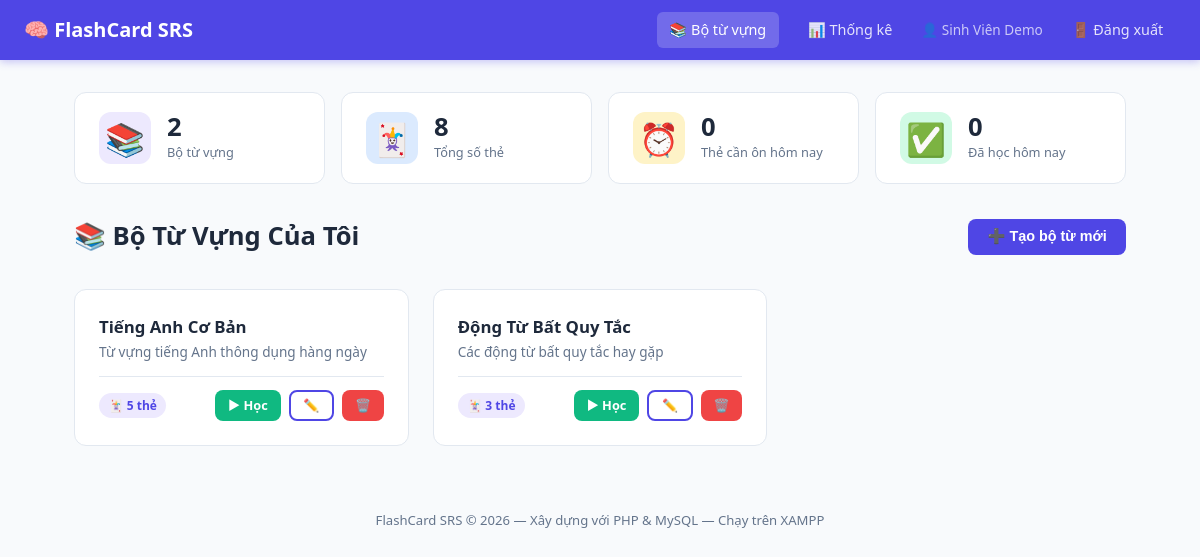
The app's page /dashboard.php (signed in) with its own data.
### tables this page shows
CREATE TABLE Vocabulary_Sets (
    set_id      INT AUTO_INCREMENT PRIMARY KEY,
    user_id     INT NOT NULL,
    title       VARCHAR(200) NOT NULL,
    description TEXT,
    created_at  DATETIME DEFAULT CURRENT_TIMESTAMP,
    FOREIGN KEY (user_id) REFERENCES Users(user_id) ON DELETE CASCADE
);

### dashboard.php (the view, shortened to what this page needs)
<?php
$db        = getDB();
$userId    = $_SESSION['user_id'];
$stmt = $db->prepare("
    SELECT vs.*, COUNT(f.card_id) AS card_count
    FROM Vocabulary_Sets vs
    LEFT JOIN Flashcards f ON f.set_id = vs.set_id
    WHERE vs.user_id = ?
    GROUP BY vs.set_id
    ORDER BY vs.created_at DESC
");
$stmt->execute([$userId]);
$sets = $stmt->fetchAll();
$stmtDue = $db->prepare("
    SELECT COUNT(*) AS due_count
    FROM SRS_Schedule s
    JOIN Flashcards f ON f.card_id = s.card_id
    JOIN Vocabulary_Sets vs ON vs.set_id = f.set_id
    WHERE s.user_id = ? AND s.next_review_date <= CURDATE()
");
$stmtDue->execute([$userId]);
$dueCount = $stmtDue->fetch()['due_count'];
$stmtCards = $db->prepare("
    SELECT COUNT(*) AS total
    FROM Flashcards f
    JOIN Vocabulary_Sets vs ON vs.set_id = f.set_id
    WHERE vs.user_id = ?
");
$stmtCards->execute([$userId]);
$totalCards = $stmtCards->fetch()['total'];
$stmtToday = $db->prepare("
    SELECT COUNT(*) AS today
    FROM Study_History
    WHERE user_id = ? AND DATE(reviewed_at) = CURDATE()
");
$stmtToday->execute([$userId]);
$todayCount = $stmtToday->fetch()['today'];
include __DIR__ . '/views/header.php';
?>
<div class="container">
    <div class="stats-row">
        <div class="stat-box">
            <div class="stat-icon purple">📚</div>
            <div class="stat-info">
                <div class="stat-number"><?= count($sets) ?></div>
                <div class="stat-label">Bộ từ vựng</div>
            </div>
        </div>
        <div class="stat-box">
            <div class="stat-icon blue">🃏</div>
            <div class="stat-info">
                <div class="stat-number"><?= $totalCards ?></div>
                <div class="stat-label">Tổng số thẻ</div>
            </div>
        </div>
        <div class="stat-box">
            <div class="stat-icon orange">⏰</div>
            <div class="stat-info">
                <div class="stat-number"><?= $dueCount ?></div>
                <div class="stat-label">Thẻ cần ôn hôm nay</div>
            </div>
        </div>
        <div class="stat-box">
            <div class="stat-icon green">✅</div>
            <div class="stat-info">
                <div class="stat-number"><?= $todayCount ?></div>
                <div class="stat-label">Đã học hôm nay</div>
            </div>
        </div>
    </div>
    <div class="page-header">
        <h1>📚 Bộ Từ Vựng Của Tôi</h1>
        <button class="btn btn-primary" onclick="openAddSet()">
            ➕ Tạo bộ từ mới
        </button>
    </div>
    <?php if (empty($sets)): ?>
        <div class="empty-state">
            <div class="empty-icon">📭</div>
            <h3>Chưa có bộ từ vựng nào</h3>
            <p>Bắt đầu bằng cách tạo bộ từ vựng đầu tiên của bạn!</p>
            <button class="btn btn-primary" style="margin-top:1rem" onclick="openAddSet()">
                ➕ Tạo ngay
            </button>
        </div>
    <?php else: ?>
        <div class="sets-grid">
            <?php foreach ($sets as $set): ?>
                <div class="set-card" id="set-card-<?= $set['set_id'] ?>">
                    <a href="/flashcard/cards.php?set_id=<?= $set['set_id'] ?>"
                       style="text-decoration:none; color:inherit; flex-grow:1;">
                        <h3><?= htmlspecialchars($set['title']) ?></h3>
                        <p><?= htmlspecialchars($set['description'] ?: 'Chưa có mô tả') ?></p>
                    </a>
                    <div class="set-meta">
                        <span class="badge badge-primary">🃏 <?= $set['card_count'] ?> thẻ</span>
                        <div class="set-actions" onclick="event.stopPropagation()">
                            <?php if ($set['card_count'] > 0): ?>
                                <a href="/flashcard/study.php?set_id=<?= $set['set_id'] ?>"
                                   class="btn btn-success btn-sm">▶ Học</a>
                            <?php endif; ?>
                            <button class="btn btn-outline btn-sm"
                                onclick="openEditSet(<?= htmlspecialchars(json_encode([
                                    'set_id'      => $set['set_id'],
                                    'title'       => $set['title'],
                                    'description' => $set['description']
                                ])) ?>)">✏️</button>
                            <button class="btn btn-danger btn-sm"
                                onclick="deleteSet(<?= $set['set_id'] ?>)">🗑️</button>
                        </div>
                    </div>
                </div>
            <?php endforeach; ?>
        </div>
    <?php endif; ?>
</div>
<?php include __DIR__ . '/views/footer.php'; ?>

### assets/style.css (style rules this page uses)
*, *::before, *::after { box-sizing: border-box; margin: 0; padding: 0; }
:root { --primary: #4F46E5; --primary-dk: #3730A3; --secondary: #10B981; --danger: #EF4444; --warning: #F59E0B; --info: #3B82F6; --bg: #F8FAFC; --card-bg: #FFFFFF; --text: #1E293B; --text-muted: #64748B; --border: #E2E8F0; --shadow: 0 4px 16px rgba(0,0,0,0.08); --radius: 12px; --transition: 0.3s ease; }
body { font-family: 'Segoe UI', system-ui, -apple-system, sans-serif; background: var(--bg); color: var(--text); line-height: 1.6; min-height: 100vh; }
.container { max-width: 1100px; margin: 0 auto; padding: 2rem 1.5rem; }
.btn { display: inline-flex; align-items: center; gap: 0.4rem; padding: 0.6rem 1.2rem; border: none; border-radius: 8px; font-size: 0.9rem; font-weight: 600; cursor: pointer; text-decoration: none; transition: all var(--transition); }
.btn-primary { background: var(--primary); color: white; }
.btn-success { background: var(--secondary); color: white; }
.btn-danger { background: var(--danger); color: white; }
.btn-outline { background: transparent; color: var(--primary); border: 2px solid var(--primary); }
.btn-sm { padding: 0.35rem 0.8rem; font-size: 0.8rem; }
.page-header { display: flex; align-items: center; justify-content: space-between; margin-bottom: 2rem; gap: 1rem; flex-wrap: wrap; }
.page-header h1 { font-size: 1.6rem; color: var(--text); }
.sets-grid { display: grid; grid-template-columns: repeat(auto-fill, minmax(280px, 1fr)); gap: 1.5rem; }
.set-card { background: white; border-radius: var(--radius); border: 1px solid var(--border); padding: 1.5rem; text-decoration: none; color: var(--text); transition: all var(--transition); display: flex; flex-direction: column; gap: 0.8rem; cursor: pointer; }
.set-card h3 { font-size: 1.05rem; color: var(--text); }
.set-card p { font-size: 0.85rem; color: var(--text-muted); flex-grow: 1; }
.set-card .set-meta { display: flex; align-items: center; justify-content: space-between; gap: 0.5rem; padding-top: 0.8rem; border-top: 1px solid var(--border); }
.badge { display: inline-block; padding: 0.2rem 0.6rem; border-radius: 100px; font-size: 0.75rem; font-weight: 600; }
.badge-primary { background: #EDE9FE; color: var(--primary); }
.set-actions { display: flex; gap: 0.5rem; }
.stats-row { display: grid; grid-template-columns: repeat(auto-fit, minmax(180px, 1fr)); gap: 1rem; margin-bottom: 2rem; }
.stat-box { background: white; border-radius: var(--radius); padding: 1.2rem 1.5rem; border: 1px solid var(--border); display: flex; align-items: center; gap: 1rem; }
.stat-icon { font-size: 2rem; width: 52px; height: 52px; border-radius: 12px; display: flex; align-items: center; justify-content: center; flex-shrink: 0; }
.stat-icon.purple { background: #EDE9FE; }
.stat-icon.green { background: #D1FAE5; }
.stat-icon.blue { background: #DBEAFE; }
.stat-icon.orange { background: #FEF3C7; }
.stat-info .stat-number { font-size: 1.6rem; font-weight: 700; color: var(--text); line-height: 1; }
.stat-info .stat-label { font-size: 0.8rem; color: var(--text-muted); margin-top: 0.2rem; }

### records on screen
vocabulary_sets: title "Tiếng Anh Cơ Bản", description "Từ vựng tiếng Anh thông dụng hàng ngày", card_count "5"
vocabulary_sets: title "Động Từ Bất Quy Tắc", description "Các động từ bất quy tắc hay gặp", card_count "3"

### other values on screen
$_SESSION['full_name'] "Sinh Viên Demo"
count($sets) "2"
$totalCards "8"
$dueCount "0"
$todayCount "0"
